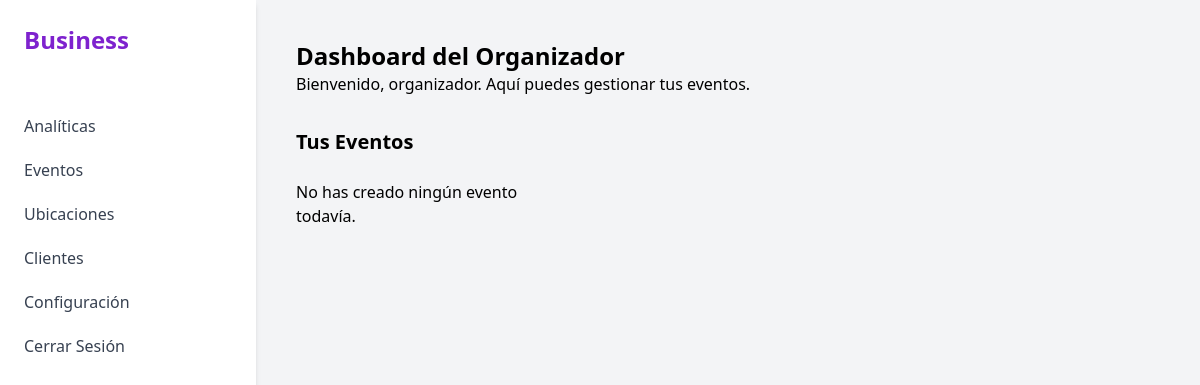
Before: / (signed in) with the older database file.
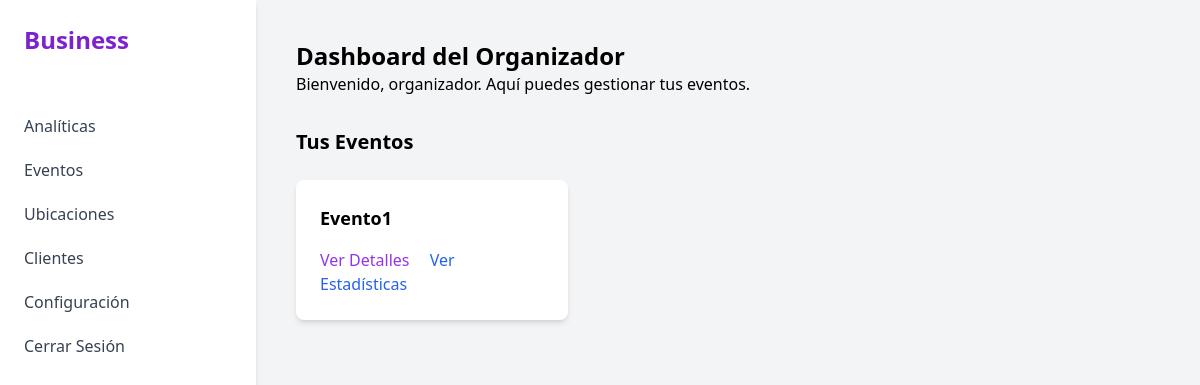
After: the same page with the newer database file.
### events/models.py (models this page shows, shortened)
class Event(models.Model):
    title = models.CharField(max_length=200)
    description = models.TextField()
    start_time = models.DateTimeField()
    end_time = models.DateTimeField()
    location = models.ForeignKey(Location, on_delete=models.CASCADE)
    organizer = models.ForeignKey(User, on_delete=models.CASCADE)

### dashboard/views.py (the view)
# urls.py: path('', dashboard_view, name='dashboard'),
@login_required
def dashboard_view(request):
    try:
        role = request.user.userprofile.role
        if role == 'organizer':
            events = Event.objects.filter(organizer=request.user)
            return render(request, 'dashboard/dashboard_organizer.html', {'events': events})
        elif role == 'attendee':
            return render(request, 'dashboard/dashboard_attendee.html')
        elif role == 'client':
            return render(request, 'dashboard/dashboard_client.html')
    except AttributeError:
        return render(request, 'dashboard.html')
    return render(request, 'dashboard.html')

### templates/dashboard/dashboard_organizer.html (shortened to what this page needs)
{% extends 'base.html' %}
{% block content %}
<h1 class="text-2xl font-bold">Dashboard del Organizador</h1>
<p>Bienvenido, {{ user.username }}. Aquí puedes gestionar tus eventos.</p>
<h2 class="mt-8 text-xl font-bold">Tus Eventos</h2>
<div class="grid grid-cols-1 gap-6 mt-6 md:grid-cols-2 lg:grid-cols-3">
    {% for event in events %}
        <div class="p-6 bg-white rounded-lg shadow-md">
            <h3 class="text-lg font-bold">{{ event.title }}</h3>
            <div class="mt-4">
                <a href="{% url 'events:event-detail' event.pk %}" class="font-medium text-purple-600 hover:text-purple-500">Ver Detalles</a>
                <a href="{% url 'dashboard:event-statistics' event.pk %}" class="ml-4 font-medium text-blue-600 hover:text-blue-500">Ver Estadísticas</a>
            </div>
        </div>
    {% empty %}
        <p>No has creado ningún evento todavía.</p>
    {% endfor %}
</div>
{% endblock %}

Changed rows visible on the page:
added Event: title "Evento1"
Other visible differences:
text no longer shown: "No has creado ningún evento todavía."
